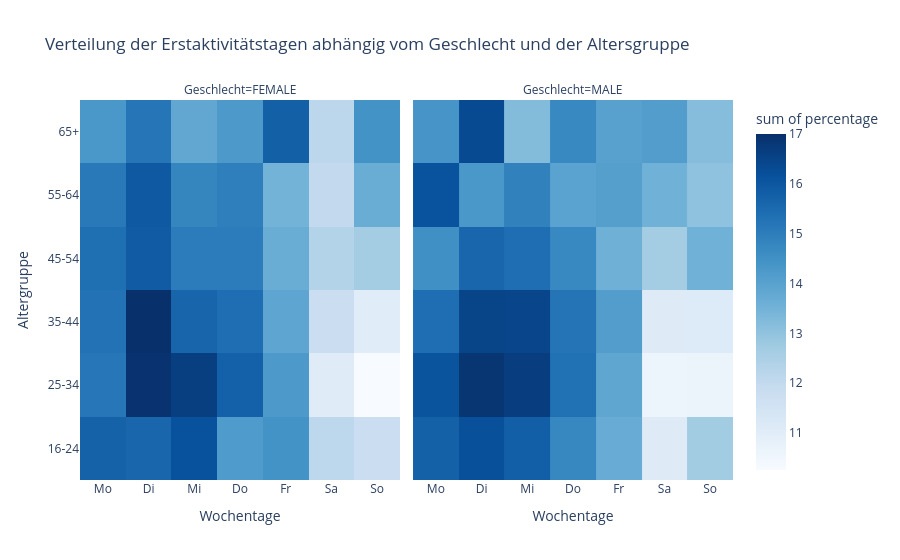

Notebook code for this chart:
### Code cell
fig4_dayofweek_age_group = px.density_heatmap(
    df_dayofweek, 
    x='first_active_timestamp_dayofweek', 
    y='age_group', 
    z='percentage',
    facet_col='user_gender',
    nbinsx=7,
    category_orders={'dayofweek':['Mo', 'Di', 'Mi', 'Do', 'Fr', 'Sa', 'So']},
    title='Verteilung der Erstaktivitätstagen abhängig vom Geschlecht und der Altersgruppe', 
    labels={'age_group':'Altergruppe', 'dayofweek':'Wochentag', 'user_gender':'Geschlecht', 'first_active_timestamp_dayofweek':'Wochentage'}, 
    color_continuous_scale=color_heatmap
)

fig4_dayofweek_age_group.update_xaxes(
    dtick=1, 
    tickmode='array', 
    tickvals=[0,1,2,3,4,5,6], 
    ticktext=['Mo', 'Di', 'Mi', 'Do', 'Fr', 'Sa', 'So']
)

### Figure 1 — Plotly figure (JSON) as saved in the notebook; plotly's stock layout.template omitted (floating-point values rounded to 4 significant figures)
{"data": [{"coloraxis": "coloraxis", "histfunc": "sum", "hovertemplate": "Geschlecht=FEMALE<br>Wochentage=%{x}<br>Altergruppe=%{y}<br>sum of percentage=%{z}<extra></extra>", "name": "", "nbinsx": 7, "type": "histogram2d", "x": [0, 0, 0, 0, 0, 0, 1, 1, 1, 1, 1, 1, 2, 2, 2, 2, 2, 2, 3, 3, 3, 3, 3, 3, 4, 4, 4, 4, 4, 4, 5, 5, 5, 5, 5, 5, 6, 6, 6, 6, 6, 6], "xaxis": "x", "xbingroup": "x", "y": ["16-24", "25-34", "35-44", "45-54", "55-64", "65+", "16-24", "25-34", "35-44", "45-54", "55-64", "65+", "16-24", "25-34", "35-44", "45-54", "55-64", "65+", "16-24", "25-34", "35-44", "45-54", "55-64", "65+", "16-24", "25-34", "35-44", "45-54", "55-64", "65+", "16-24", "25-34", "35-44", "45-54", "55-64", "65+", "16-24", "25-34", "35-44", "45-54", "55-64", "65+"], "yaxis": "y", "ybingroup": "y", "z": [15.71, 15.16, 15.29, 15.37, 15.11, 14.32, 15.59, 16.91, 17.0, 15.9, 15.96, 15.22, 16.16, 16.62, 15.62, 15.03, 14.81, 13.83, 14.2, 15.73, 15.38, 15.03, 14.96, 14.25, 14.43, 14.26, 13.89, 13.67, 13.48, 15.77, 12.12, 11.07, 11.78, 12.34, 12.03, 12.16, 11.78, 10.26, 11.03, 12.66, 13.66, 14.45]}, {"coloraxis": "coloraxis", "histfunc": "sum", "hovertemplate": "Geschlecht=MALE<br>Wochentage=%{x}<br>Altergruppe=%{y}<br>sum of percentage=%{z}<extra></extra>", "name": "", "nbinsx": 7, "type": "histogram2d", "x": [0, 0, 0, 0, 0, 0, 1, 1, 1, 1, 1, 1, 2, 2, 2, 2, 2, 2, 3, 3, 3, 3, 3, 3, 4, 4, 4, 4, 4, 4, 5, 5, 5, 5, 5, 5, 6, 6, 6, 6, 6, 6], "xaxis": "x2", "xbingroup": "x", "y": ["16-24", "25-34", "35-44", "45-54", "55-64", "65+", "16-24", "25-34", "35-44", "45-54", "55-64", "65+", "16-24", "25-34", "35-44", "45-54", "55-64", "65+", "16-24", "25-34", "35-44", "45-54", "55-64", "65+", "16-24", "25-34", "35-44", "45-54", "55-64", "65+", "16-24", "25-34", "35-44", "45-54", "55-64", "65+", "16-24", "25-34", "35-44", "45-54", "55-64", "65+"], "yaxis": "y2", "ybingroup": "y", "z": [15.75, 16.08, 15.39, 14.52, 16.14, 14.37, 16.2, 16.86, 16.5, 15.6, 14.3, 16.34, 15.8, 16.64, 16.47, 15.39, 14.9, 13.24, 14.75, 15.33, 15.25, 14.73, 13.98, 14.73, 13.69, 13.88, 14.13, 13.56, 14.09, 14.01, 11.11, 10.58, 11.11, 12.65, 13.55, 14.13, 12.7, 10.64, 11.15, 13.55, 13.04, 13.18]}], "layout": {"annotations": [{"font": {}, "showarrow": false, "text": "Geschlecht=FEMALE", "x": 0.245, "xanchor": "center", "xref": "paper", "y": 1, "yanchor": "bottom", "yref": "paper"}, {"font": {}, "showarrow": false, "text": "Geschlecht=MALE", "x": 0.755, "xanchor": "center", "xref": "paper", "y": 1, "yanchor": "bottom", "yref": "paper"}], "coloraxis": {"colorbar": {"title": {"text": "sum of percentage"}}, "colorscale": [[0, "rgb(247,251,255)"], [0.125, "rgb(222,235,247)"], [0.25, "rgb(198,219,239)"], [0.375, "rgb(158,202,225)"], [0.5, "rgb(107,174,214)"], [0.625, "rgb(66,146,198)"], [0.75, "rgb(33,113,181)"], [0.875, "rgb(8,81,156)"], [1, "rgb(8,48,107)"]]}, "legend": {"tracegroupgap": 0}, "title": {"text": "Verteilung der Erstaktivitätstagen abhängig vom Geschlecht und der Altersgruppe"}, "xaxis": {"anchor": "y", "domain": [0, 0.49], "dtick": 1, "tickmode": "array", "ticktext": ["Mo", "Di", "Mi", "Do", "Fr", "Sa", "So"], "tickvals": [0, 1, 2, 3, 4, 5, 6], "title": {"text": "Wochentage"}}, "xaxis2": {"anchor": "y2", "domain": [0.51, 1], "dtick": 1, "matches": "x", "tickmode": "array", "ticktext": ["Mo", "Di", "Mi", "Do", "Fr", "Sa", "So"], "tickvals": [0, 1, 2, 3, 4, 5, 6], "title": {"text": "Wochentage"}}, "yaxis": {"anchor": "x", "domain": [0, 1], "title": {"text": "Altergruppe"}}, "yaxis2": {"anchor": "x2", "domain": [0, 1], "matches": "y", "showticklabels": false}}}
